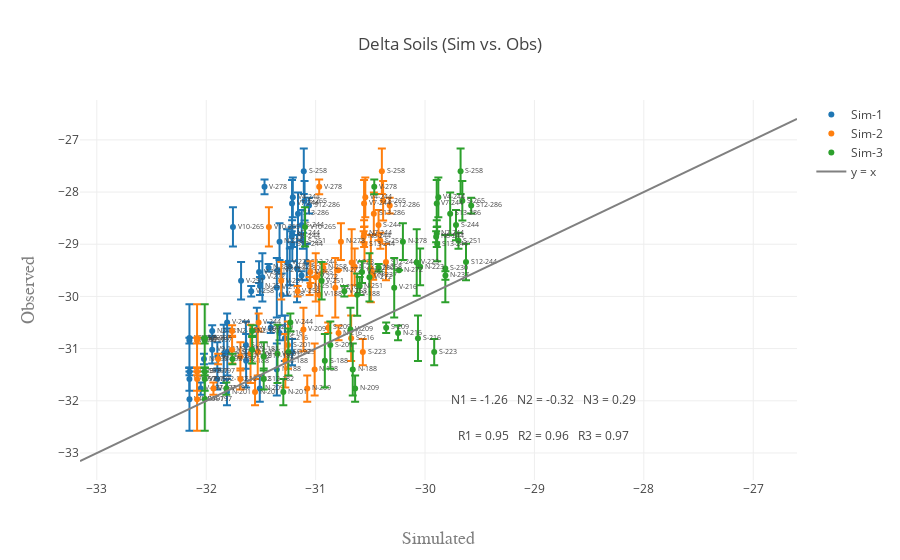

Notebook cell for this chart:
### Code cell
test_var = 'd13C'
sd = 'd13C.SD'

data = []
for folder in range(1, folders + 1):
    df = delta_dat.loc[delta_dat['IDsim'] == ('Sim-' + str(folder))]
    #df = df.loc[df['Transect'] == 'N']
    trace = get_scatter(df, test_var, sd, name=('Sim-' + str(folder)))
    data.append(trace)
    
data.append(get_xy_line(delta_dat, test_var, delta=True))

fig = go.Figure(data=data, layout=get_layout(delta_dat, test_var, folders, title='Delta Soils (Sim vs. Obs)', delta=True))
iplot(fig)
